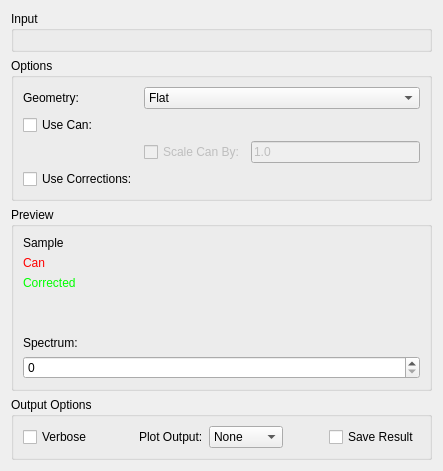
     <widget class="QWidget" name="tabApplyAbsorptionCorrections">
      <attribute name="title">
       <string>Apply Corrections</string>
      </attribute>
      <layout class="QVBoxLayout" name="verticalLayout_2">
       <item>
        <widget class="QGroupBox" name="abscor_gbInput">
         <property name="title">
          <string>Input</string>
         </property>
         <layout class="QVBoxLayout" name="abscor_loInput">

       <item>
        <widget class="MantidQt::MantidWidgets::DataSelector" name="abscor_dsSample" native="true">
         <property name="sizePolicy">
          <sizepolicy hsizetype="Minimum" vsizetype="Fixed">
           <horstretch>0</horstretch>
           <verstretch>0</verstretch>
          </sizepolicy>
         </property>
         <property name="autoLoad" stdset="0">
          <bool>true</bool>
         </property>
         <property name="workspaceSuffixes" stdset="0">
          <stringlist>
           <string>_red</string>
           <string>_sqw</string>
          </stringlist>
         </property>
         <property name="fileBrowserSuffixes" stdset="0">
          <stringlist>
           <string>_red.nxs</string>
           <string>_sqw.nxs</string>
          </stringlist>
         </property>
         <property name="showLoad" stdset="0">
          <bool>false</bool>
         </property>
        </widget>
       </item>

     </layout>
    </widget>
   </item>

       <item>
        <widget class="QGroupBox" name="abscor_gbOptions">
         <property name="title">
          <string>Options</string>
         </property>
         <layout class="QHBoxLayout" name="abscor_loOptions">
       <item>
        <layout class="QGridLayout" name="gridLayout_4">
         <item row="0" column="0">
          <widget class="QLabel" name="abscor_lbGeometry">
           <property name="text">
            <string>Geometry:</string>
           </property>
          </widget>
         </item>
         <item row="0" column="1">
          <widget class="QComboBox" name="abscor_cbGeometry">
           <item>
            <property name="text">
             <string>Flat</string>
            </property>
           </item>
           <item>
            <property name="text">
             <string>Annulus</string>
            </property>
           </item>
           <item>
            <property name="text">
             <string>Cylinder</string>
            </property>
           </item>
          </widget>
         </item>
         <item row="1" column="0">
          <widget class="QCheckBox" name="abscor_ckUseCan">
           <property name="text">
            <string>Use Can:</string>
           </property>
          </widget>
         </item>
         <item row="1" column="1">
          <widget class="MantidQt::MantidWidgets::DataSelector" name="abscor_dsContainer" native="true">
           <property name="enabled">
            <bool>false</bool>
           </property>
           <property name="sizePolicy">
            <sizepolicy hsizetype="Minimum" vsizetype="Fixed">
             <horstretch>0</horstretch>
             <verstretch>0</verstretch>
            </sizepolicy>
           </property>
           <property name="autoLoad" stdset="0">
            <bool>true</bool>
           </property>
           <property name="workspaceSuffixes" stdset="0">
            <stringlist>
             <string>_red</string>
            </stringlist>
           </property>
           <property name="fileBrowserSuffixes" stdset="0">
            <stringlist>
             <string>_red.nxs</string>
            </stringlist>
           </property>
           <property name="showLoad" stdset="0">
            <bool>false</bool>
           </property>
          </widget>
         </item>
         <item row="2" column="1">
          <layout class="QHBoxLayout" name="horizontalLayout_4">
           <item>
            <widget class="QCheckBox" name="abscor_ckScaleMultiplier">
             <property name="enabled">
              <bool>false</bool>
             </property>
             <property name="text">
              <string>Scale Can By:</string>
             </property>
             <property name="checked">
              <bool>false</bool>
             </property>
            </widget>
           </item>
           <item>
            <widget class="QLineEdit" name="abscor_leScaleMultiplier">
             <property name="enabled">
              <bool>false</bool>
             </property>
             <property name="text">
              <string>1.0</string>
             </property>
            </widget>
           </item>
          </layout>
         </item>
         <item row="3" column="0">
          <widget class="QCheckBox" name="abscor_ckUseCorrections">
           <property name="text">
            <string>Use Corrections:</string>
           </property>
          </widget>
         </item>
         <item row="3" column="1">
          <widget class="MantidQt::MantidWidgets::DataSelector" name="abscor_dsCorrections" native="true">
           <property name="enabled">
            <bool>false</bool>
           </property>
           <property name="sizePolicy">
            <sizepolicy hsizetype="Minimum" vsizetype="Fixed">
             <horstretch>0</horstretch>
             <verstretch>0</verstretch>
            </sizepolicy>
           </property>
           <property name="autoLoad" stdset="0">
            <bool>false</bool>
           </property>
           <property name="workspaceSuffixes" stdset="0">
            <stringlist>
             <string>_flt_Abs</string>
            </stringlist>
           </property>
           <property name="fileBrowserSuffixes" stdset="0">
            <stringlist>
             <string>_flt_Abs.nxs</string>
            </stringlist>
           </property>
           <property name="showLoad" stdset="0">
            <bool>false</bool>
           </property>
          </widget>
         </item>
        </layout>
       </item>
        </layout>
        </widget>
       </item>


        <item>
         <widget class="QGroupBox" name="abscor_gbPreview">
          <property name="title">
           <string>Preview</string>
          </property>
          <layout class="QHBoxLayout" name="horizontalLayout_11">
           <item>
            <layout class="QVBoxLayout" name="abscor_plotPreview"/>
           </item>
           <item>
            <layout class="QVBoxLayout" name="abscor_plotLegend">
             <item>
              <widget class="QLabel" name="abscor_plotLSample">
               <property name="text">
                <string>Sample</string>
               </property>
              </widget>
             </item>
             <item>
              <widget class="QLabel" name="abscor_plotLCan">
               <property name="styleSheet">
                <string notr="true">color: rgb(255, 0, 0);</string>
               </property>
               <property name="text">
                <string>Can</string>
               </property>
              </widget>
             </item>
             <item>
              <widget class="QLabel" name="abscor_plotLCorr">
               <property name="styleSheet">
                <string notr="true">color: rgb(0, 255, 0);</string>
               </property>
               <property name="text">
                <string>Corrected</string>
               </property>
              </widget>
             </item>
             <item>
              <spacer name="verticalSpacer">
               <property name="orientation">
                <enum>Qt::Vertical</enum>
               </property>
               <property name="sizeHint" stdset="0">
                <size>
                 <width>20</width>
                 <height>40</height>
                </size>
               </property>
              </spacer>
             </item>
             <item>
              <widget class="QLabel" name="abscor_lbPreviewSPec">
               <property name="text">
                <string>Spectrum:</string>
               </property>
              </widget>
             </item>
             <item>
              <widget class="QSpinBox" name="abscor_spPreviewSpec"/>
             </item>
            </layout>
           </item>
          </layout>
         </widget>
        </item>
       <item>
        <widget class="QGroupBox" name="groupBox">
         <property name="title">
          <string>Output Options</string>
         </property>
         <layout class="QVBoxLayout" name="verticalLayout_3">
          <item>
           <layout class="QHBoxLayout" name="abscor_layoutPlotOutput">
            <item>
             <widget class="QCheckBox" name="abscor_ckVerbose">
              <property name="enabled">
               <bool>true</bool>
              </property>
              <property name="text">
               <string>Verbose</string>
              </property>
              <property name="checkable">
               <bool>true</bool>
              </property>
              <property name="checked">
               <bool>false</bool>
              </property>
             </widget>
            </item>
            <item>
             <spacer name="horizontalSpacer_16">
              <property name="orientation">
               <enum>Qt::Horizontal</enum>
              </property>
              <property name="sizeHint" stdset="0">
               <size>
                <width>40</width>
                <height>20</height>
               </size>
              </property>
             </spacer>
            </item>
            <item>
             <widget class="QLabel" name="abscor_lbPlotOutput">
              <property name="sizePolicy">
               <sizepolicy hsizetype="Maximum" vsizetype="Preferred">
                <horstretch>0</horstretch>
                <verstretch>0</verstretch>
               </sizepolicy>
              </property>
              <property name="text">
               <string>Plot Output:</string>
              </property>
             </widget>
            </item>
            <item>
             <widget class="QComboBox" name="abscor_cbPlotOutput">
              <item>
               <property name="text">
                <string>None</string>
               </property>
              </item>
              <item>
               <property name="text">
                <string>Contour</string>
               </property>
              </item>
              <item>
               <property name="text">
                <string>Spectra</string>
               </property>
              </item>
              <item>
               <property name="text">
                <string>Both</string>
               </property>
              </item>
             </widget>
            </item>
            <item>
             <spacer name="horizontalSpacer_26">
              <property name="orientation">
               <enum>Qt::Horizontal</enum>
              </property>
              <property name="sizeHint" stdset="0">
               <size>
                <width>40</width>
                <height>20</height>
               </size>
              </property>
             </spacer>
            </item>
            <item>
             <widget class="QCheckBox" name="abscor_ckSave">
              <property name="text">
               <string>Save Result</string>
              </property>
             </widget>
            </item>
           </layout>
          </item>
         </layout>
        </widget>
       </item>
      </layout>
     </widget>
